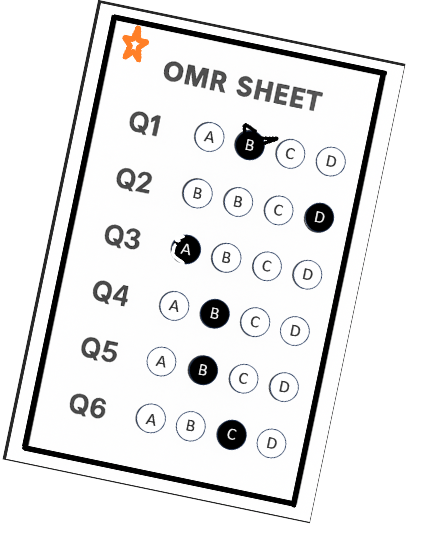
#> input picture uploads/sample3.png, 429 x 542 px, found by its file name
$ python omr_processing.py
#> lines starting #> are read from the running program, lines starting #| are printed output that depends on the picture; after the words box and inside, x2 and y2 are one past the last pixel; in counts of white or black regions, pixels touching at a corner belong together
#> in load_and_preprocess_image, image_cv is the input picture: shape (542, 429, 3); mean B, G, R 233.2, 233.1, 233.2
import cv2
import numpy as np
import logging
import os
import io
import csv
from PIL import Image


logging.basicConfig(level=logging.WARNING, format='%(levelname)s: %(message)s')

STD_W, STD_H = 457, 683
BUBBLE_W, BUBBLE_H = 43, 43
BUBBLE_RADIUS = BUBBLE_W // 2
RING_WIDTH = 12

START_X, START_Y = 195, 153
SPACING_X, SPACING_Y = 67, 88

NUM_Q, NUM_O = 6, 4
MARKS_PER_Q = 1.0
NEG_MARK = 0.25

PARTIAL_PENALTY = 0.125
FILL_THRESHOLD = 0.3
PARTIAL_THRESHOLD = 0.15 # Used to determine if a *wrong* answer gets partial penalty reduction
INCOMPLETE_THRESHOLD = 0.8 # Threshold for a 'perfect' correct mark
RING_THRESHOLD = 0.2      # Threshold for a 'perfect' correct mark (must be low) and for partial *wrong* ring penalty
CORRECT_ANSWER_SCORE = MARKS_PER_Q
WRONG_ANSWER_SCORE = -NEG_MARK
UNMARKED_ANSWER_SCORE = 0.0
FALLBACK_CORNERS = np.array([[50, 50], [STD_W - 50, 50], [STD_W - 50, STD_H - 50], [50, STD_H - 50]], dtype="float32")
OUTPUT_DIR = "output_steps"
try: os.makedirs(OUTPUT_DIR, exist_ok=True)
except OSError as e: logging.error(f"Could not create output directory '{OUTPUT_DIR}': {e}"); OUTPUT_DIR = None


def save_step_image(image, step_name):
    if not OUTPUT_DIR: return
    filepath = os.path.join(OUTPUT_DIR, f"step_{step_name}.png")
    try:
        if image is not None and image.size > 0:
            img_to_save = image
            if len(image.shape) == 3 and image.shape[2] == 4: img_to_save = cv2.cvtColor(image, cv2.COLOR_RGBA2BGR)
            if len(img_to_save.shape) == 2 or (len(img_to_save.shape) == 3 and img_to_save.shape[2] == 3): cv2.imwrite(filepath, img_to_save)
            else: logging.warning(f"Skipping save for {step_name}, unexpected shape {image.shape}.")
    except Exception as e: print(f"Error saving image {filepath}: {e}")

def order_points(pts):
    if pts is None: return None
    if pts.shape == (4, 1, 2): pts = pts.reshape(4, 2)
    if pts.shape != (4, 2): logging.error(f"Invalid shape for order_points: {pts.shape}"); return None
    rect = np.zeros((4, 2), dtype="float32"); s = pts.sum(axis=1); diff = np.diff(pts, axis=1)
    rect[0] = pts[np.argmin(s)]; rect[2] = pts[np.argmax(s)]; rect[1] = pts[np.argmin(diff)]; rect[3] = pts[np.argmax(diff)]
    return rect

def get_perspective_transform(image, corners):
    if corners is None: return None, None
    if corners.shape == (4,1,2): corners = corners.reshape(4,2)
    if corners.shape != (4, 2): return None, None
    rect = order_points(corners);
    if rect is None: return None, None
    (tl, tr, br, bl) = rect; widthA = np.linalg.norm(br - bl); widthB = np.linalg.norm(tr - tl); max_width = max(int(widthA), int(widthB))
    heightA = np.linalg.norm(tr - br); heightB = np.linalg.norm(tl - bl); max_height = max(int(heightA), int(heightB))
    if max_width <= 0 or max_height <= 0: return None, None
    dst = np.array([[0, 0],[max_width - 1, 0],[max_width - 1, max_height - 1],[0, max_height - 1]], dtype="float32")
    M = cv2.getPerspectiveTransform(rect, dst); warped = cv2.warpPerspective(image, M, (max_width, max_height))
    save_step_image(warped, "06_warped_aligned_original_size"); return warped, M

def detect_border_corners(image, debug=True):
#> called with debug = True
    if image is None or image.size == 0: return FALLBACK_CORNERS.copy()
    gray = cv2.cvtColor(image, cv2.COLOR_BGR2GRAY); save_step_image(gray, "01_grayscale")
    blurred = cv2.GaussianBlur(gray, (5, 5), 0); save_step_image(blurred, "02_blurred")
#> after `blurred = cv2.GaussianBlur(gray, (5, 5), 0)`:
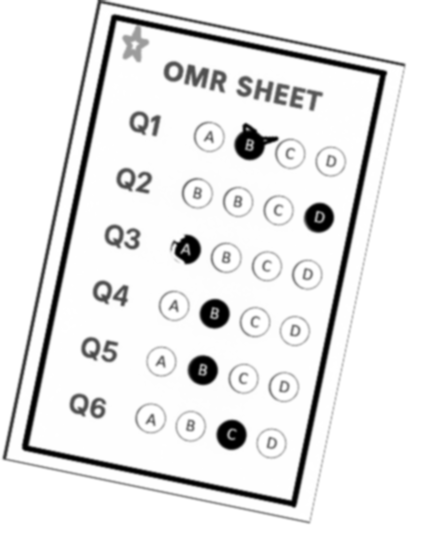
#> blurred: shape (542, 429); min 0, max 255, mean 233.1
    _, thresh = cv2.threshold(blurred, 0, 255, cv2.THRESH_BINARY_INV + cv2.THRESH_OTSU); save_step_image(thresh, "03_thresholded")
#> after `_, thresh = cv2.threshold(blurred, 0, 255, cv2.THRESH_BINARY_INV + cv2`:
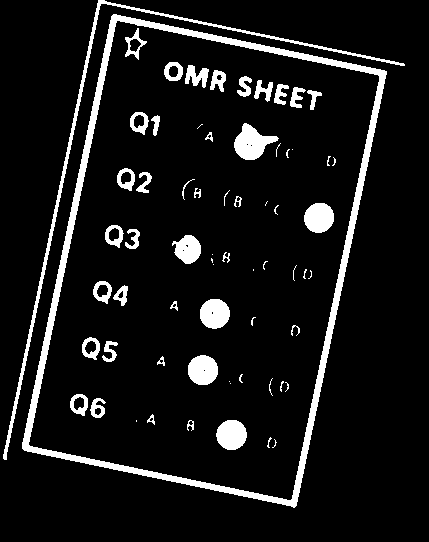
#> thresh: shape (542, 429); 8.9% white; 66 white regions (26 under 20 px)
    contours, _ = cv2.findContours(thresh, cv2.RETR_EXTERNAL, cv2.CHAIN_APPROX_SIMPLE)
#> contours = 2 contours; box (x1, y1, x2, y2) and area: (22, 14, 387, 508) 124854, (3, 0, 405, 460) 1756
    if not contours: return FALLBACK_CORNERS.copy()
    contours = sorted(contours, key=cv2.contourArea, reverse=True)
    found_rectangle = None; min_area_threshold = image.shape[0] * image.shape[1] * 0.01 # Ref threshold
    for contour in contours:
        area = cv2.contourArea(contour);
        if area < min_area_threshold: continue
        peri = cv2.arcLength(contour, True); approx = cv2.approxPolyDP(contour, 0.02 * peri, True)
        if len(approx) == 4: found_rectangle = approx; break
#> this loop made 1 pass
#> (area, peri, found_rectangle) on pass 1: (124854.5, 1538.8, [[113, 14], [22, 448], [294, 507], [386, 71]])
    if found_rectangle is not None:
        corners = found_rectangle.reshape(4, 2).astype("float32"); ordered_corners = order_points(corners)
#> after `corners = found_rectangle.reshape(4, 2).astype('float32')`: corners = [[113, 14], [22, 448], [294, 507], [386, 71]]
#> in order_points, `s = pts.sum(axis=1)`: s = [127, 470, 801, 457]
#> in order_points, `diff = np.diff(pts, axis=1)`: diff = [-99, 426, 213, -315]
#> after `ordered_corners = order_points(corners)`: ordered_corners = [[113, 14], [386, 71], [294, 507], [22, 448]]
        if ordered_corners is None: return FALLBACK_CORNERS.copy()
        if debug:
            debug_image = image.copy(); cv2.drawContours(debug_image, [found_rectangle], -1, (0, 255, 0), 3)
#> after `cv2.drawContours(debug_image, [found_rectangle], -1, (0, 255, 0), 3)`:
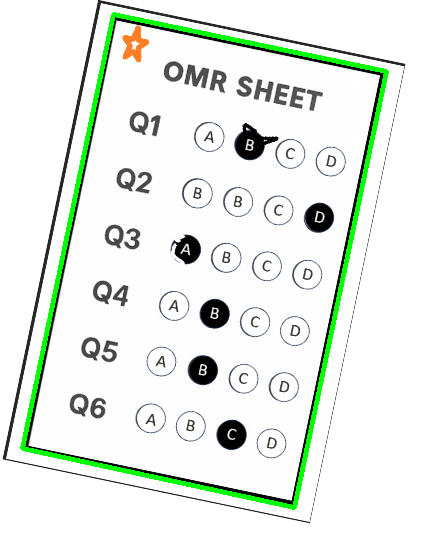
#> debug_image: shape (542, 429, 3); 2.99% of pixels changed, all inside (x1, y1, x2, y2) = (20, 12, 389, 510)
            save_step_image(debug_image, "05_debug_contours")
        return ordered_corners
    else:
        if debug: save_step_image(image, "05_debug_contours_FAILED")
        return FALLBACK_CORNERS.copy()

def export_to_csv(bubble_data, filename="bubble_fill_levels.csv"):
    if not OUTPUT_DIR or not bubble_data: return
    filepath = os.path.join(OUTPUT_DIR, filename)
    try:
        with open(filepath, mode='w', newline='') as file:
            writer = csv.writer(file); writer.writerow(["Question", "Option", "Fill_Level", "Ring_Fill_Level", "X_Coord", "Y_Coord"])
            for row in bubble_data: writer.writerow([row[0], row[1], f"{row[2]:.4f}", f"{row[3]:.4f}", row[4], row[5]])
    except Exception as e: print(f"Error exporting CSV {filepath}: {e}")

def evaluate_bubbles(image_to_evaluate):
    """Calculates fill intensity using reference logic."""
    if image_to_evaluate is None: return [], None
    if len(image_to_evaluate.shape) == 3: gray = cv2.cvtColor(image_to_evaluate, cv2.COLOR_BGR2GRAY); bubble_viz_image = image_to_evaluate.copy()
    else: gray = image_to_evaluate.copy(); bubble_viz_image = cv2.cvtColor(image_to_evaluate, cv2.COLOR_GRAY2BGR)
    eval_h, eval_w = gray.shape[:2]; bubble_data = []; marked_answers = []; outer_radius = BUBBLE_RADIUS + RING_WIDTH
    for q in range(NUM_Q):
        intensities = []; ring_intensities = []
        for o in range(NUM_O):
            x = int(START_X + o * SPACING_X); y = int(START_Y + q * SPACING_Y); option_char = chr(65 + o); norm_intensity = 0.0; ring_norm_intensity = 0.0
            if (0 <= y < eval_h and 0 <= x < eval_w):
                cv2.circle(bubble_viz_image, (x, y), BUBBLE_RADIUS, (0, 255, 0), 1) # Viz circle
                inner_mask = np.zeros_like(gray); cv2.circle(inner_mask, (x, y), BUBBLE_RADIUS, 255, -1); mask_area = cv2.countNonZero(inner_mask)
                if mask_area > 0: mean_intensity = cv2.mean(gray, mask=inner_mask)[0]; norm_intensity = max(0.0, 1.0 - (mean_intensity / 255.0))
                outer_mask = np.zeros_like(gray); cv2.circle(outer_mask, (x, y), outer_radius, 255, -1); ring_mask = cv2.subtract(outer_mask, inner_mask); ring_mask_area = cv2.countNonZero(ring_mask)
                if ring_mask_area > 0: ring_mean_intensity = cv2.mean(gray, mask=ring_mask)[0]; ring_norm_intensity = max(0.0, 1.0 - (ring_mean_intensity / 255.0))
            intensities.append(norm_intensity); ring_intensities.append(ring_norm_intensity)
            bubble_data.append((q + 1, option_char, norm_intensity, ring_norm_intensity, x, y))
        marked_indices = [i for i, intensity in enumerate(intensities) if intensity >= FILL_THRESHOLD]
        marked_answers.append(marked_indices[0] if len(marked_indices) == 1 else (-1 if len(marked_indices) > 1 else None))
    save_step_image(bubble_viz_image, "07_bubble_locations")
    export_to_csv(bubble_data)
    return bubble_data, marked_answers

def generate_heatmap(heatmap_base_image, bubble_data):
    """Generates heatmap."""
    if heatmap_base_image is None or not bubble_data: return
    heatmap = cv2.cvtColor(heatmap_base_image, cv2.COLOR_GRAY2BGR) if len(heatmap_base_image.shape) == 2 else heatmap_base_image.copy()
    for _, _, intensity, ring_intensity, x, y in bubble_data:
        try: ix, iy = int(x), int(y)
        except ValueError: continue
        if not (0 <= iy < heatmap.shape[0] and 0 <= ix < heatmap.shape[1]): continue
        if intensity >= INCOMPLETE_THRESHOLD: color, alpha = (0, 255, 0), 0.6
        elif intensity >= PARTIAL_THRESHOLD: color, alpha = (0, 255, 255), 0.5
        else: color, alpha = (0, 0, 255), 0.4
        overlay = heatmap.copy(); cv2.circle(overlay, (ix, iy), BUBBLE_RADIUS, color, -1); cv2.addWeighted(overlay, alpha, heatmap, 1 - alpha, 0, heatmap)
        if intensity >= PARTIAL_THRESHOLD: cv2.circle(heatmap, (ix, iy), BUBBLE_RADIUS, (50, 50, 50), 1)
        if ring_intensity >= RING_THRESHOLD: cv2.circle(heatmap, (ix, iy), BUBBLE_RADIUS + RING_WIDTH, (0, 215, 255), 2)
    save_step_image(heatmap, "09_fill_heatmap")

# --- Main Processing Functions ---
# These represent the core steps in the OMR flow

def load_and_preprocess_image(image_bytes=None, image_path=None, skip_alignment=False):
    # (Function remains unchanged)
    image_cv = None
    try:
        if image_path: image_cv = cv2.imread(image_path)
        elif image_bytes: image_pil = Image.open(io.BytesIO(image_bytes)).convert('RGB'); image_cv = cv2.cvtColor(np.array(image_pil), cv2.COLOR_RGB2BGR)
        else: raise ValueError("No image source provided.")
        if image_cv is None: raise ValueError("Image loading returned None.")
        save_step_image(image_cv, "00_original_image")
    except Exception as e: logging.error(f"Image loading failed: {e}"); return None
    image_to_evaluate = None; interp_method = cv2.INTER_AREA
    if skip_alignment:
        aligned_resized = cv2.resize(image_cv, (STD_W, STD_H), interpolation=interp_method); save_step_image(aligned_resized, "06a_aligned_resized_skipped"); image_to_evaluate = aligned_resized
    else:
        corners = detect_border_corners(image_cv, debug=True)
#> corners = [[113, 14], [386, 71], [294, 507], [22, 448]]
        is_fallback = np.array_equal(corners, FALLBACK_CORNERS)
#> is_fallback = False
        if corners is not None and not is_fallback:
            aligned_image, _ = get_perspective_transform(image_cv, corners)
#> in get_perspective_transform, `rect = order_points(corners);`: rect = [[113, 14], [386, 71], [294, 507], [22, 448]]
#> in get_perspective_transform, `tl, tr, br, bl = rect`: tl = [113, 14]; tr = [386, 71]; br = [294, 507]; bl = [22, 448]
#> in get_perspective_transform, `widthA = np.linalg.norm(br - bl)`: widthA = 278.3
#> in get_perspective_transform, `widthB = np.linalg.norm(tr - tl)`: widthB = 278.9
#> in get_perspective_transform, `max_width = max(int(widthA), int(widthB))`: max_width = 278
#> in get_perspective_transform, `heightA = np.linalg.norm(tr - br)`: heightA = 445.6
#> in get_perspective_transform, `heightB = np.linalg.norm(tl - bl)`: heightB = 443.4
#> in get_perspective_transform, `max_height = max(int(heightA), int(heightB))`: max_height = 445
#> in get_perspective_transform, `dst = np.array([[0, 0],[max_width - 1, 0],[max_width - 1, max_height -..`: dst = [[0, 0], [277, 0], [277, 444], [0, 444]]
#> in get_perspective_transform, `M = cv2.getPerspectiveTransform(rect, dst)`: M = [[0.979, 0.205, -113.5], [-0.205, 0.98, 9.4], [1.81e-05, -8.83e-07, 1]]
#> in get_perspective_transform, `warped = cv2.warpPerspective(image, M, (max_width, max_height))`:
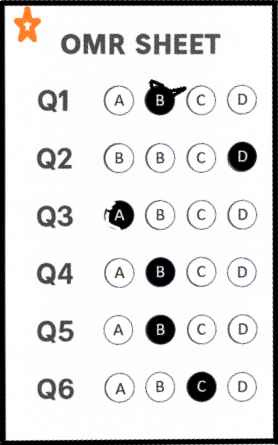
#> warped: shape (445, 278, 3); mean B, G, R 221, 220.9, 221.1
            if aligned_image is not None and aligned_image.size > 0: aligned_resized = cv2.resize(aligned_image, (STD_W, STD_H), interpolation=interp_method); save_step_image(aligned_resized, "06a_aligned_resized"); image_to_evaluate = aligned_resized
#> after `aligned_resized = cv2.resize(aligned_image, (STD_W, STD_H), interpolat`:
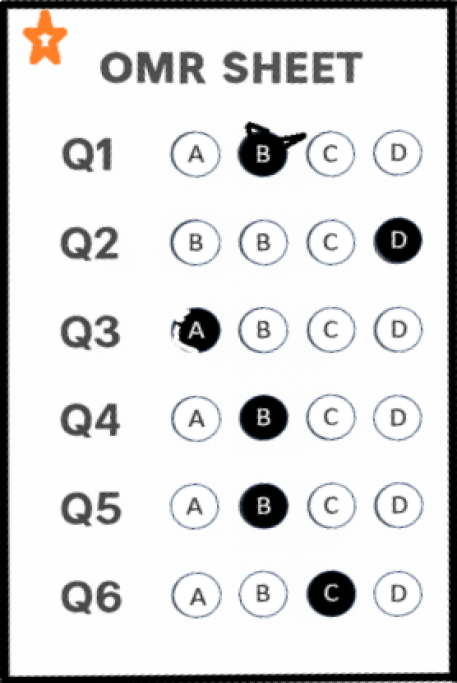
#> aligned_resized: shape (683, 457, 3); mean B, G, R 220.9, 220.8, 221.1
            else: aligned_resized = cv2.resize(image_cv, (STD_W, STD_H), interpolation=interp_method); save_step_image(aligned_resized, "06a_aligned_resized_from_original_post_warp_fail"); save_step_image(image_cv, "06_warped_aligned_FAILED"); image_to_evaluate = aligned_resized
        else: aligned_resized = cv2.resize(image_cv, (STD_W, STD_H), interpolation=interp_method); save_step_image(aligned_resized, "06a_aligned_resized_fallback"); image_to_evaluate = aligned_resized
    if image_to_evaluate is None or image_to_evaluate.size == 0: logging.error("Preprocessing failed."); return None
    return image_to_evaluate

def get_answers_from_image(processed_image):
    if processed_image is None: return None, []
    bubble_data, marked_answers_list = evaluate_bubbles(processed_image)
    return marked_answers_list, bubble_data

def score_student_sheet(student_answers_indices, correct_answers_indices, bubble_data_for_drawing, processed_student_image):
    """Scores sheet, draws results (NO Partial Correct Marks)."""
    score = 0.0; detailed_results = []
    if processed_student_image is None: evaluation_viz_image = np.zeros((STD_H, STD_W, 3), dtype=np.uint8)
    elif len(processed_student_image.shape) == 2: evaluation_viz_image = cv2.cvtColor(processed_student_image, cv2.COLOR_GRAY2BGR)
    else: evaluation_viz_image = processed_student_image.copy() # Assume BGR

    if not bubble_data_for_drawing: return 0.0, evaluation_viz_image, []
    bubble_data_by_q = {q_num: {} for q_num in range(1, NUM_Q + 1)} # Pre-initialize dict
    for q_num, option, intensity, ring_intensity, x, y in bubble_data_for_drawing:
        bubble_data_by_q[q_num][option] = {'intensity': intensity, 'ring_intensity': ring_intensity, 'x': int(x), 'y': int(y)}

    # --- Scoring Loop ---
    for q in range(NUM_Q):
        q_num = q + 1; marked_idx = student_answers_indices[q] if q < len(student_answers_indices) else None
        correct_idx = correct_answers_indices[q] if q < len(correct_answers_indices) else None
        question_data = bubble_data_by_q.get(q_num, {}); intensities = [question_data.get(chr(65+i), {'intensity':0.0})['intensity'] for i in range(NUM_O)]
        ring_intensities = [question_data.get(chr(65+i), {'ring_intensity':0.0})['ring_intensity'] for i in range(NUM_O)]; coords = [(question_data.get(chr(65+i), {'x':-1,'y':-1})['x'], question_data.get(chr(65+i), {'y':-1})['y']) for i in range(NUM_O)]
        current_question_status = "Error"; marked_option_char = "N/A"; correct_option_char = 'N/A'
        correct_coord = (-1, -1); marked_coord = (-1,-1)
        marked_intensity = 0.0; marked_ring_intensity = 0.0
        is_correct = False
        current_score_change = 0.0

        # Determine basic status and involved coordinates/intensities
        if correct_idx is None: status = "No Key Provided"; marked_char = chr(65 + marked_idx) if marked_idx not in [None, -1] else ('Multiple' if marked_idx == -1 else 'None'); current_question_status = status
        else:
            correct_option_char = chr(65 + correct_idx); correct_coord = coords[correct_idx]
            if marked_idx == -1: current_score_change = WRONG_ANSWER_SCORE; current_question_status = "Wrong (Multiple)"; marked_option_char = "Multiple"
            elif marked_idx is None: current_score_change = UNMARKED_ANSWER_SCORE; current_question_status = "Unmarked"; marked_option_char = "None"
            else: # Single Mark
                marked_option_char = chr(65 + marked_idx); marked_coord = coords[marked_idx]
                if marked_coord == (-1,-1): current_question_status = "Error (Coord Missing)"; current_score_change = WRONG_ANSWER_SCORE
                else:
                    marked_intensity = intensities[marked_idx]; marked_ring_intensity = ring_intensities[marked_idx]
                    is_correct = (marked_idx == correct_idx)
                    # --- MODIFIED Scoring Logic: NO PARTIAL CORRECT ---
                    if is_correct:
                        # Check for 'perfect' mark
                        if marked_intensity >= INCOMPLETE_THRESHOLD and marked_ring_intensity < RING_THRESHOLD:
                            current_score_change = CORRECT_ANSWER_SCORE; current_question_status = "Correct" # Simplified status
                        else:
                            # Any other correct mark (messy, incomplete, low fill) is now considered WRONG
                            current_score_change = WRONG_ANSWER_SCORE; current_question_status = "Wrong (Imperfect Mark)" # New status
                    else: # Incorrect Answer (logic for partial penalty on WRONG answers remains)
                        current_score_change = WRONG_ANSWER_SCORE
                        if marked_intensity >= INCOMPLETE_THRESHOLD: current_question_status = "Wrong (Full Mark)"
                        elif marked_intensity >= PARTIAL_THRESHOLD: current_score_change += PARTIAL_PENALTY; current_question_status = "Partially Wrong (Incomplete)"
                        elif marked_ring_intensity >= RING_THRESHOLD: current_score_change += PARTIAL_PENALTY; current_question_status = "Partially Wrong (Ring)"
                        else: current_question_status = "Wrong (Low Fill Confidence)"

        score += current_score_change

        # --- Simplified Drawing Logic ---
        # Draw outline around correct answer (if applicable)
        if correct_coord != (-1,-1):
            if marked_idx is None: cv2.circle(evaluation_viz_image, correct_coord, BUBBLE_RADIUS + 5, (0, 255, 255), 2) # Yellow if unmarked
            elif not is_correct or marked_idx == -1: cv2.circle(evaluation_viz_image, correct_coord, BUBBLE_RADIUS + 5, (0, 255, 0), 2) # Green if wrong/multiple

        # Draw on marked bubbles
        if marked_idx == -1: # Multiple marks
            for i in range(NUM_O):
                if intensities[i] >= FILL_THRESHOLD and coords[i] != (-1,-1): mx, my = coords[i]; cv2.line(evaluation_viz_image, (mx - BUBBLE_RADIUS, my - BUBBLE_RADIUS), (mx + BUBBLE_RADIUS, my + BUBBLE_RADIUS), (0, 0, 255), 2); cv2.line(evaluation_viz_image, (mx - BUBBLE_RADIUS, my + BUBBLE_RADIUS), (mx + BUBBLE_RADIUS, my - BUBBLE_RADIUS), (0, 0, 255), 2)
        elif marked_idx is not None and marked_coord != (-1,-1): # Single mark
            marked_x, marked_y = marked_coord
            cv2.circle(evaluation_viz_image, (marked_x, marked_y), BUBBLE_RADIUS + 5, (255, 100, 0), 2) # Blue outline chosen

            # --- MODIFIED Drawing for Correct/Incorrect after removing partial correct ---
            if "Correct" in current_question_status: # Only one correct status now
                 cv2.circle(evaluation_viz_image, (marked_x, marked_y), BUBBLE_RADIUS, (0, 255, 0), -1); cv2.circle(evaluation_viz_image, (marked_x, marked_y), BUBBLE_RADIUS, (0, 0, 0), 1)
            # Drawing for wrong answers (remains the same)
            elif "Wrong (Full" in current_question_status: cv2.circle(evaluation_viz_image, (marked_x, marked_y), BUBBLE_RADIUS, (0, 0, 255), -1); cv2.circle(evaluation_viz_image, (marked_x, marked_y), BUBBLE_RADIUS, (0, 0, 0), 1)
            elif "Partially Wrong (Ring)" in current_question_status: cv2.circle(evaluation_viz_image, (marked_x, marked_y), BUBBLE_RADIUS, (0, 0, 255), 2); cv2.circle(evaluation_viz_image, (marked_x, marked_y), BUBBLE_RADIUS + RING_WIDTH, (0, 255, 255), 2)
            elif "Partially Wrong" in current_question_status: cv2.ellipse(evaluation_viz_image, (marked_x, marked_y), (BUBBLE_RADIUS, BUBBLE_RADIUS), 0, 0, 180, (0, 0, 255), -1); cv2.circle(evaluation_viz_image, (marked_x, marked_y), BUBBLE_RADIUS, (0, 0, 0), 1)
            elif "Wrong (Low" in current_question_status: cv2.circle(evaluation_viz_image, (marked_x, marked_y), BUBBLE_RADIUS, (128, 128, 255), 2)
            elif "Wrong (Imperfect Mark)" in current_question_status: # Visualize the imperfectly marked correct answer as wrong
                # Draw like a low confidence wrong answer? Or just the blue outline + green correct outline?
                cv2.circle(evaluation_viz_image, (marked_x, marked_y), BUBBLE_RADIUS, (128, 128, 255), 2) # Light red outline
                if correct_coord != (-1,-1): cv2.circle(evaluation_viz_image, correct_coord, BUBBLE_RADIUS + 5, (0, 255, 0), 2) # Ensure correct is shown green


        detailed_results.append((q_num, marked_option_char, correct_option_char, current_question_status, intensities))

    save_step_image(evaluation_viz_image, "08_evaluation_results")
    generate_heatmap(processed_student_image, bubble_data_for_drawing) # Saves 09 inside
    return score, evaluation_viz_image, detailed_results

# --- Main Execution Block (To run script directly) ---
if __name__ == "__main__":
    DEFAULT_IMAGE_PATH = "uploads\sample3.png" # <<<=== SET INPUT IMAGE FILE HERE
    SKIP_ALIGNMENT = False
    DEFAULT_CORRECT_ANSWERS = [1, 3, 0, 1, 1, 2] # B, D, A, B, B, C

    print(f"--- Running OMR Processing Standalone ---"); print(f"--- Target Image: {DEFAULT_IMAGE_PATH} ---")
    if not os.path.exists(DEFAULT_IMAGE_PATH): print(f"Error: Input image file not found: '{DEFAULT_IMAGE_PATH}'")
    else:
        # Step 1: Load and preprocess the image
        processed_image = load_and_preprocess_image(image_path=DEFAULT_IMAGE_PATH, skip_alignment=SKIP_ALIGNMENT)
        if processed_image is None: print("FATAL: Image preprocessing failed.")
        else:
            print(f"INFO: Preprocessing complete. Dimensions: {processed_image.shape[1]}x{processed_image.shape[0]}")
#| INFO: Preprocessing complete. Dimensions: 457x683
            # Step 2: Extract the marked answers
            student_answers, bubble_data = get_answers_from_image(processed_image)
#> (the rest of the program and of its run is left out)
